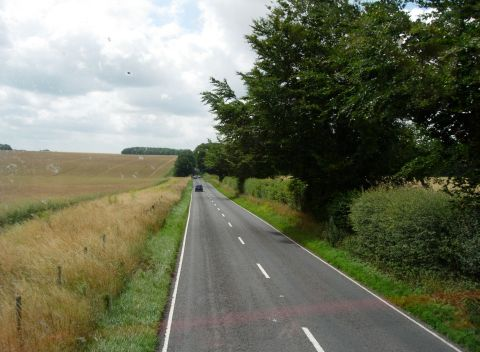
#> input picture road.jpg, 480 x 352 px
$ python hough02.py
#> lines starting #> are read from the running program, lines starting #| are printed output that depends on the picture
# -*- coding: utf-8 -*-
"""
Created on Mon Oct 10 00:53:08 2016

@author: Curry
"""

from IPython import get_ipython
get_ipython().magic('reset -sf')

import cv2
import numpy as np

img = cv2.imread("road.jpg")
#> img is the input picture: shape (352, 480, 3); mean B, G, R 93.6, 114.3, 111.1

img = cv2.GaussianBlur(img,(3,3),0)
edges = cv2.Canny(img, 50, 150, apertureSize = 3)
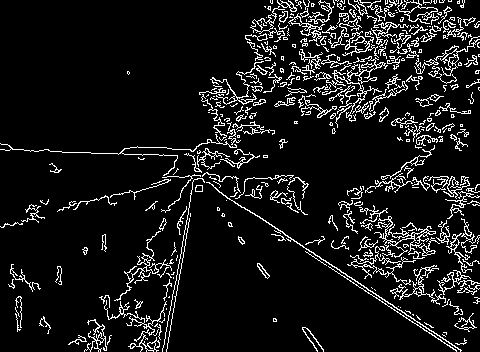
#> edges: shape (352, 480); 9.3% white in thin lines or dots
lines = cv2.HoughLines(edges,1,np.pi/180,118)
#> lines = 14 rows, first 8: [42, 2.15], [45, 2.15], [34, 2.16], [149, 1.61], [301, 0.785], [298, 0.785], [303, 0.785], [308, 0.785]
result = img.copy()

#经验参数
minLineLength = 200
maxLineGap = 15
lines = cv2.HoughLinesP(edges,1,np.pi/180,80,minLineLength,maxLineGap)
#> lines = [[287, 236, 368, 289], [378, 299, 436, 337], [91, 153, 117, 153], [167, 347, 170, 326], [125, 154, 141, 154], [413, 319, 443, 338], [248, 210, 285, 234], [173, 312, 175, 297], [342, 275, 358, 286], [378, 296, 406, 314]]
for x1,y1,x2,y2 in lines[0]:
    cv2.line(img,(x1,y1),(x2,y2),(0,255,0),2)
#> this loop made 1 pass
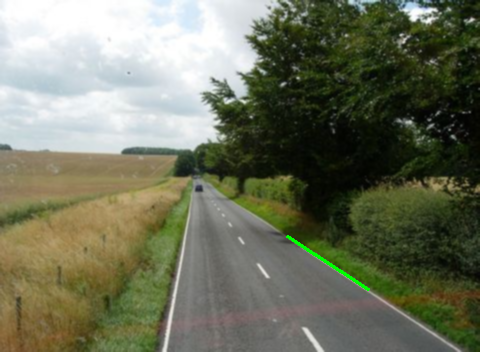
#> img: shape (352, 480, 3); mean B, G, R 93.5, 114.6, 111

cv2.imshow('Result', img)
cv2.waitKey(0)
cv2.destroyAllWindows()

$ run again, with baboon2.jpg copied over road.jpg
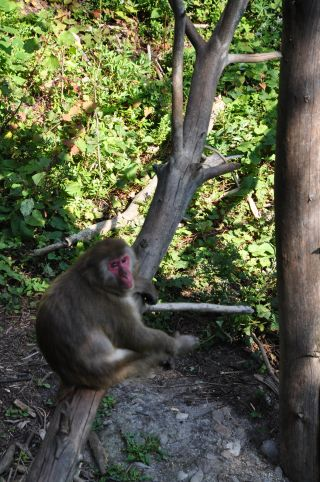
#> input picture baboon2.jpg, 320 x 482 px
#> img is the input picture: shape (482, 320, 3); mean B, G, R 69, 93.2, 88.1
#> `img = cv2.GaussianBlur(img,(3,3),0)`:
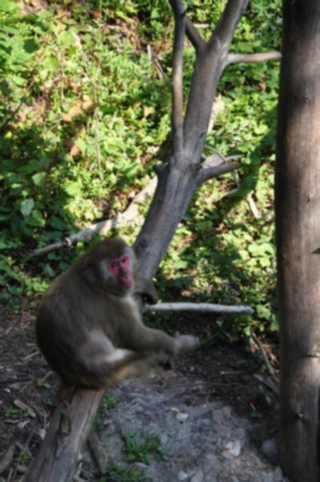
#> img: shape (482, 320, 3); mean B, G, R 69, 93.2, 88.1
#> `edges = cv2.Canny(img, 50, 150, apertureSize = 3)`:
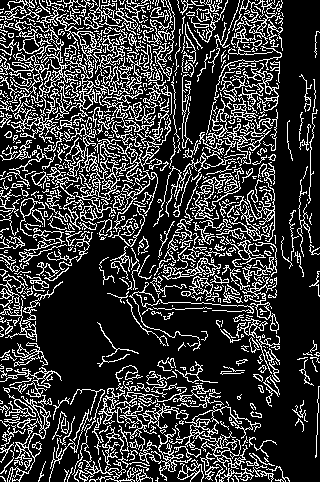
#> edges: shape (482, 320); 22.4% white in thin lines or dots
#> `lines = cv2.HoughLines(edges,1,np.pi/180,118)`: lines = 2547 rows, first 8: [47, 2.36], [49, 2.36], [33, 2.36], [192, 0.785], [-18, 2.36], [1, 2.36], [11, 2.36], [-31, 2.74]
#> `lines = cv2.HoughLinesP(edges,1,np.pi/180,80,minLineLength,maxLineGap)`: lines = [[264, 358, 271, 373], [21, 315, 22, 300], [182, 110, 182, 90]]
#> the loop `for x1,y1,x2,y2 in lines[0]:` made 1 pass

$ run again, with baboon3.jpg copied over road.jpg
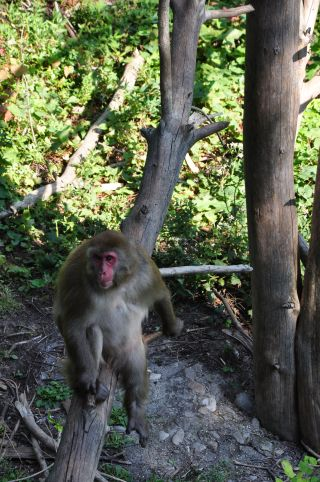
#> input picture baboon3.jpg, 320 x 482 px
#> img is the input picture: shape (482, 320, 3); mean B, G, R 79, 98.7, 92.3
#> `img = cv2.GaussianBlur(img,(3,3),0)`:
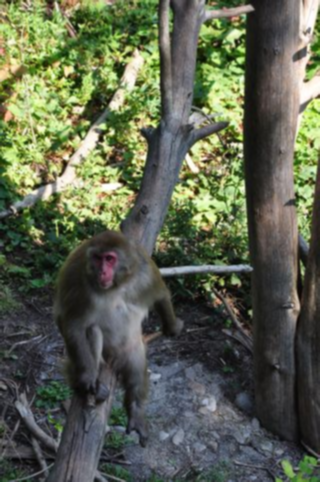
#> img: shape (482, 320, 3); mean B, G, R 79, 98.8, 92.3
#> `edges = cv2.Canny(img, 50, 150, apertureSize = 3)`:
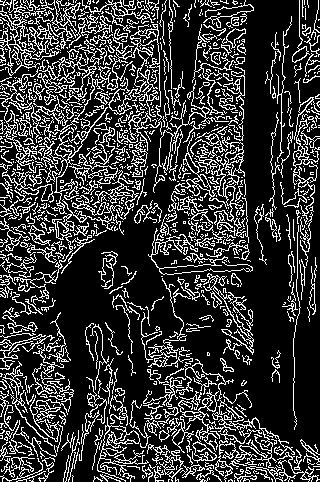
#> edges: shape (482, 320); 21.8% white in thin lines or dots
#> `lines = cv2.HoughLines(edges,1,np.pi/180,118)`: lines = 2003 rows, first 8: [122, 2.36], [-4, 2.36], [6, 2.36], [-1, 3.04], [38, 0.0175], [-8, 2.36], [45, 2.36], [-168, 3.11]
#> `lines = cv2.HoughLinesP(edges,1,np.pi/180,80,minLineLength,maxLineGap)`: lines = [[102, 350, 102, 334], [171, 69, 171, 88], [56, 192, 56, 177], [302, 16, 302, 0], [297, 273, 297, 258], [293, 338, 293, 356], [297, 257, 297, 232], [159, 65, 159, 84]]
#> the loop `for x1,y1,x2,y2 in lines[0]:` made 1 pass
